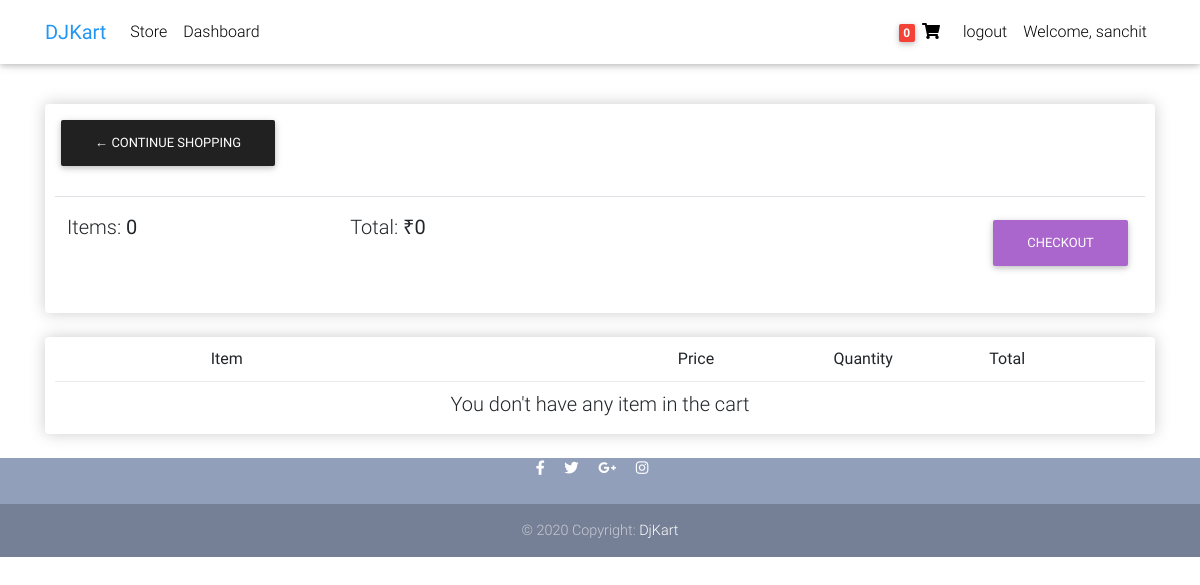
The app's page /cart/ (signed in) with its own data.
### order/models.py (models this page shows, shortened)
class Order(models.Model):
    customer = models.ForeignKey(Customer, on_delete=models.CASCADE)
    ref_id = models.CharField(max_length=20)
    start_date = models.DateTimeField(auto_now_add=True)
    ordered_date = models.DateTimeField(null=True)
    ordered = models.BooleanField(default=False)
    shipping_address = models.ForeignKey(
        ShippingAddress, on_delete=models.SET_NULL, blank=True, null=True)
    billing_address = models.ForeignKey(
        BillingAddress, on_delete=models.SET_NULL, blank=True, null=True)
    being_delivered = models.BooleanField(default=False)
    received = models.BooleanField(default=False)
    @property
    def get_cart_items(self):
        total = 0
        items = self.orderitem_set.all()
        for i in items:
            total += i.quantity
        return total
    @property
    def get_cart_total(self):
        total = 0
        items = self.orderitem_set.all()
        for i in items:
            total += i.get_total
        return total

### account/models.py (models this page shows)
class User(AbstractUser):
    username = None
    email = models.EmailField(_('email address'), unique=True)
    first_name = models.CharField(_('first name'), max_length=150)
    last_name = models.CharField(_('last name'), max_length=150)
    phone_number = models.CharField(_('phone number'), max_length=12)
    objects = UserManager()
    USERNAME_FIELD = 'email'
    REQUIRED_FIELDS = ['first_name', 'last_name', 'phone_number']
    class Meta:
        verbose_name = _("user")
        verbose_name_plural = _("users")
    def __str__(self):
        return self.email

### order/views.py (the view)
# urls.py: path('cart/', cart, name="cart"),
def cart(request):
    return render(request, 'cart.html')

### main/context_processors.py (called while the page is built)
def currency(request):
    return {'curr': Currency.objects.get(id=1)}

def categories(request):
    return {'category_menu': Category.objects.all().exclude(id=1)}

def info(request):
    data = cartData(request)
    order = data['order']
    items = data['items']
    cartItems = data['cartItems']
    return {'order': order, 'items': items, 'cartItems': cartItems}

### main/utils.py (called while the page is built)
def cartData(request):
    if request.user.is_authenticated:
        customer = request.user.customer
        order, created = Order.objects.get_or_create(
            customer=customer, ordered=False)
        items = order.orderitem_set.all()
        cartItems = order.get_cart_items
    else:
        cookieData = cookieCart(request)
        cartItems = cookieData['cartItems']
        order = cookieData['order']
        items = cookieData['items']
    return {'cartItems': cartItems, 'order': order, 'items': items}

### templates/cart.html (shortened to what this page needs)
{% extends 'base.html' %}
{% load static %}
{% block content %}
<div id="cart-section">
  {% include 'components/cart.html' %}
</div>
{% endblock content %}

### templates/components/navbar.html (shortened to what this page needs)
<nav
  class="navbar fixed-top navbar-expand-lg navbar-light white scrolling-navbar"
>
  <div class="container">
    <a class="navbar-brand waves-effect" href="/">
      <strong class="blue-text">DJKart</strong>
    </a>
    <div class="collapse navbar-collapse" id="navbarSupportedContent">
      <ul class="navbar-nav mr-auto">
        <li class="nav-item">
          <a class="nav-link waves-effect" href="{% url 'store' %}">Store</a>
        </li>
        {% if request.user.is_superuser %}
        <li class="nav-item">
          <a class="nav-link waves-effect" href="{% url 'dashboard' %}">Dashboard</a>
        </li>
        {% endif %}
      </ul>
      <ul class="navbar-nav nav-flex-icons">
        <li id="cart-icon" class="nav-item mr-1">
          {% include 'components/cart-icon.html' %}
        </li>
        {% if user.is_authenticated %}
        <li class="nav-item">
          <a href="{% url 'logout' %}" class="nav-link">
            logout
          </a>
        </li>
        <li class="nav-item">
          <span class="nav-link">Welcome, {{user.get_short_name}}</span>
        </li>
        {% endif %}
      </ul>
    </div>
  </div>
</nav>

### templates/components/cart-icon.html
<a href="{% url 'cart' %}" class="nav-link waves-effect">
  <span class="badge red z-depth-1"> {{ order.get_cart_items }} </span>
  <i class="fas fa-shopping-cart"></i>
</a>

### templates/components/cart.html (shortened to what this page needs)
{% load static %}
<div class="row">
    <div class="col-lg-12">
      <div class="box-element">
        <a  class="btn btn-dark" href="{% url 'store' %}">&#x2190; Continue Shopping</a>
        <br>
        <br>
        <table class="table">
          <tr>
            <th><h5>Items: <strong>{{ order.get_cart_items }}</strong></h5></th>
            <th><h5>Total:<strong> ₹{{ order.get_cart_total }}</strong></h5></th>
            <th>
              <a  style="float:right; margin:5px;" class="btn btn-secondary" href="{% url 'checkout' %}">Checkout</a>
            </th>
          </tr>
        </table>
      </div>
      <br>
    <div class="box-element">
      <div class="cart-row">
        <div style="flex:3"><strong>Item</strong></div>
        <div style="flex:1"><strong>Price</strong></div>
        <div style="flex:1"><strong>Quantity</strong></div>
        <div style="flex:1"><strong>Total</strong></div>
      </div>
      {% for item in items %}
      <div class="cart-row">
        <div style="flex:1"><img class="row-image" src="{{ item.product.imageURL}}"></div>
        <div style="flex:3"><p>{{ item.product.title }}</p></div>
        <div style="flex:1"><p>₹ {{ item.product.get_price }} {% if product.saving %} <span class="badge purple ml-1">Saving: {{ product.saving }}</span> {% endif %} </p></div>
        <div style="flex:1">
          <p class="quantity">{{ item.quantity }}</p>
          <div class="quantity">
            <img data-productid={{ item.product.id }} data-action="add" class="chg-quantity update-btn" src="{% static  'img/arrow-up.png' %}">
            <img data-productid={{ item.product.id }} data-action="remove" class="chg-quantity update-btn" src="{% static  'img/arrow-down.png' %}">
          </div>
        </div>
        <div style="flex:1"><p>₹ {{ item.get_total }}</p></div>
      </div>
      {% empty %}
      <h5 class="text-center">You don't have any item in the cart</h5>
      {% endfor %}
  </div>
</div>

### static/css/style.css (style rules this page uses)
html, body, .view { height: 100%; min-height: 100%; }
.box-element { box-shadow: hsl(0, 0%, 80%) 0 0 16px; background-color: #fff; border-radius: 4px; padding: 10px; }
.cart-row { display: flex; align-items: center; padding-bottom: 10px; margin-bottom: 10px; border-bottom: 1px solid #ececec; }

### templates/base.html (style rules this page uses)
body { padding-top: 56px; }

### records on screen
Order: get_cart_items "0", get_cart_total "0"
User: get_short_name "sanchit"
